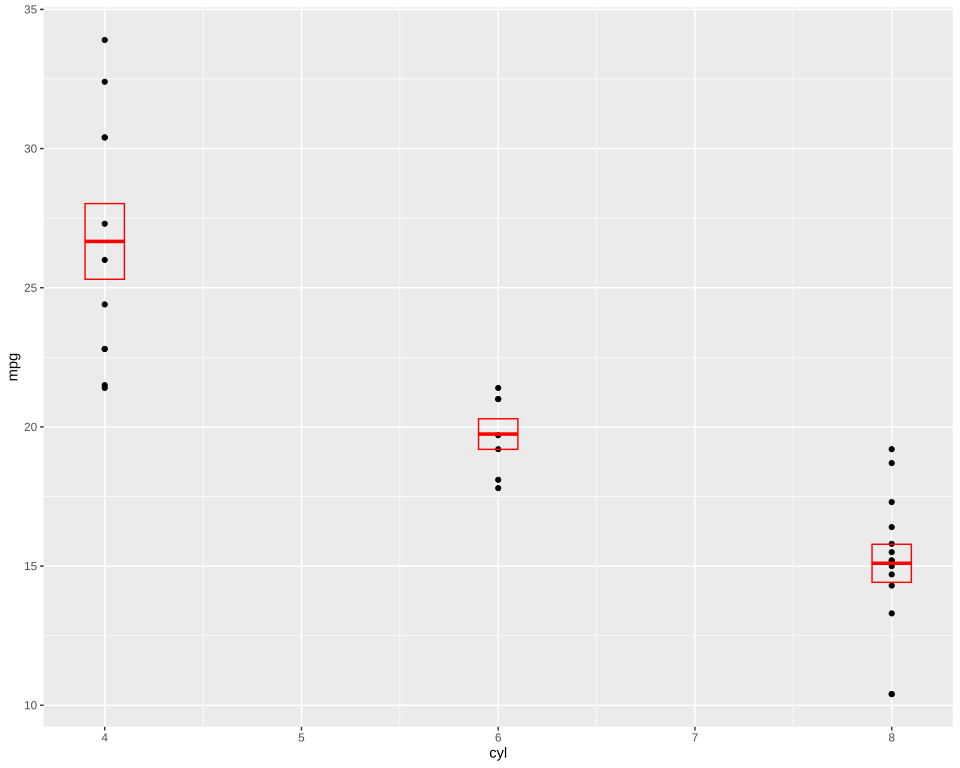

Generate this figure with R:
# The plot test/golden/summary_crossbar.svg draws, drawn by ggplot2 itself, as ggplot2's own visual tests
# draw their snapshots: the independent check on that golden whenever it changes. The suite never
# runs this; it needs R, ggplot2 and vdiffr, saved as the Docker image giggly-r:ggplot2-4.0.3. From
# the repository's root:
#
#   docker run --rm -v "$PWD/test/golden":/golden:ro giggly-r:ggplot2-4.0.3 \
#     Rscript /golden/summary_crossbar.R > summary_crossbar.ggplot2.svg
#
# and compare the two drawings element by element, as test/golden/point.R does.
#
# The reference page's crossbars of a summary, at mean_se: each cylinder count grouped, as
# its continuous x needs, the boxes 0.2 wide.
# First checked with ggplot2 4.0.3 and vdiffr 1.0.9: every element and clip path matches, the x
# axis drawn before the y as in test/golden/point.R.

library(ggplot2)

plot <- ggplot(mtcars, aes(cyl, mpg)) +
  geom_point() +
  stat_summary(fun.data = "mean_se", colour = "red", geom = "crossbar", width = 0.2,
    mapping = aes(group = cyl)) +
  theme_gray()

file <- tempfile(fileext = ".svg")
vdiffr::write_svg(plot, file)
cat(readLines(file), sep = "\n")
